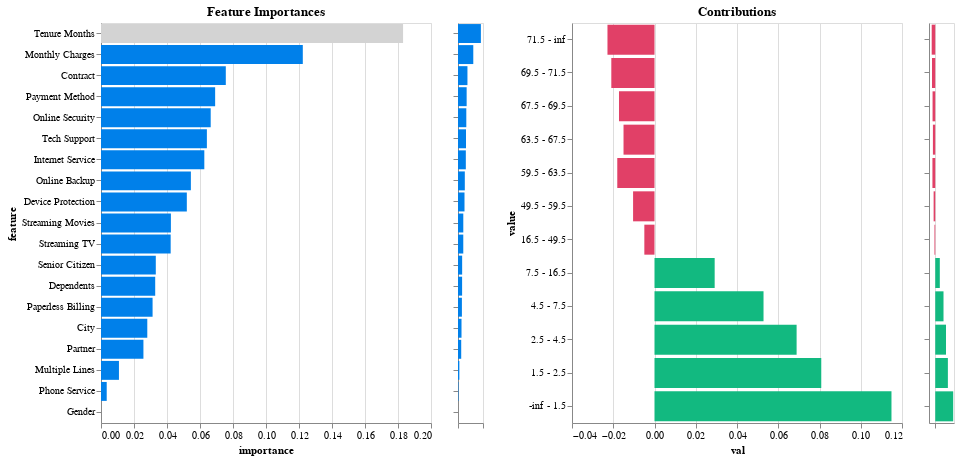

Notebook source saved alongside this figure:
### Markdown cell above
## 4. Model Interpretability and Explainability
Following training, the `model.explain()` method is called to generate insights into the model's decision-making process. This step is crucial for understanding the factors that influence the model's predictions and ensuring that the model's behaviour is transparent and explainable.

### Code cell
model.explain()

### Figure 1 — Vega-Lite specification as saved in the notebook (floating-point values rounded to 4 significant figures)
{"config": {"view": {"continuousWidth": 300, "continuousHeight": 300}}, "hconcat": [{"mark": {"type": "bar", "color": "#0080ea"}, "encoding": {"color": {"condition": {"param": "param_1", "value": "lightgray"}, "value": "#0080ea"}, "tooltip": {"field": "importance_label", "type": "nominal"}, "x": {"field": "importance", "type": "quantitative"}, "y": {"field": "feature", "sort": {"field": "importance", "order": "descending"}, "type": "nominal"}}, "height": 400, "name": "view_1", "title": "Feature Importances", "transform": [{"filter": {"param": "param_2"}}], "width": 330}, {"mark": {"type": "bar", "color": "#0080ea"}, "encoding": {"x": {"axis": {"labels": false, "title": null}, "field": "importance", "type": "quantitative"}, "y": {"axis": {"labels": false, "title": null}, "field": "feature", "sort": "-x", "type": "nominal"}}, "height": 400, "name": "view_2", "width": 25}, {"data": {"name": "data-d262bab567abf52f509016636cb25529"}, "mark": {"type": "bar", "color": "#e14067"}, "encoding": {"color": {"condition": {"test": "(datum.contribution < 0)", "value": "#e14067"}, "value": "#12b980"}, "tooltip": {"field": "score_label", "type": "nominal"}, "x": {"field": "val", "type": "quantitative"}, "y": {"field": "value", "sort": {"field": "index", "order": "descending"}, "type": "nominal"}}, "height": 400, "name": "view_3", "title": "Contributions", "transform": [{"fold": ["contribution", "mean", "frequency"], "as": ["column", "val"]}, {"filter": {"param": "Select"}}, {"filter": {"param": "param_1"}}, {"filter": {"param": "param_3"}}], "width": 330}, {"data": {"name": "data-d262bab567abf52f509016636cb25529"}, "mark": {"type": "bar", "color": "#e14067"}, "encoding": {"color": {"condition": {"test": "(datum.contribution < 0)", "value": "#e14067"}, "value": "#12b980"}, "x": {"axis": {"labels": false, "title": null}, "field": "contribution", "type": "quantitative"}, "y": {"axis": {"labels": false, "title": null}, "field": "value", "sort": {"field": "index", "order": "descending"}, "type": "nominal"}}, "height": 400, "name": "view_4", "transform": [{"filter": {"param": "param_1"}}], "width": 25}], "data": {"name": "data-7b4e98f93a7266e959f3d5bb0eb8d6dd"}, "params": [{"name": "param_1", "select": {"type": "point", "fields": ["feature"]}, "value": "Tenure Months", "views": ["view_1"]}, {"name": "Select", "select": {"type": "point", "fields": ["column"]}, "bind": {"input": "select", "options": ["contribution", "mean", "frequency"]}, "value": "contribution", "views": ["view_1", "view_3"]}, {"name": "param_2", "select": {"type": "interval", "encodings": ["y"]}, "views": ["view_2"]}, {"name": "param_3", "select": {"type": "interval", "encodings": ["y"]}, "views": ["view_4"]}], "$schema": "https://vega.github.io/schema/vega-lite/v5.8.0.json", "datasets": {"data-7b4e98f93a7266e959f3d5bb0eb8d6dd": [{"feature": "Gender", "importance": 0.0, "importance_label": "0.0%"}, {"feature": "Phone Service", "importance": 0.003463, "importance_label": "0.3%"}, {"feature": "Multiple Lines", "importance": 0.01088, "importance_label": "1.1%"}, {"feature": "Partner", "importance": 0.02571, "importance_label": "2.6%"}, {"feature": "City", "importance": 0.02806, "importance_label": "2.8%"}, {"feature": "Paperless Billing", "importance": 0.03126, "importance_label": "3.1%"}, {"feature": "Dependents", "importance": 0.03285, "importance_label": "3.3%"}, {"feature": "Senior Citizen", "importance": 0.03321, "importance_label": "3.3%"}, {"feature": "Streaming TV", "importance": 0.04223, "importance_label": "4.2%"}, {"feature": "Streaming Movies", "importance": 0.04237, "importance_label": "4.2%"}, {"feature": "Device Protection", "importance": 0.05202, "importance_label": "5.2%"}, {"feature": "Online Backup", "importance": 0.05447, "importance_label": "5.4%"}, {"feature": "Internet Service", "importance": 0.06262, "importance_label": "6.3%"}, {"feature": "Tech Support", "importance": 0.06417, "importance_label": "6.4%"}, {"feature": "Online Security", "importance": 0.06649, "importance_label": "6.6%"}, {"feature": "Payment Method", "importance": 0.06918, "importance_label": "6.9%"}, {"feature": "Contract", "importance": 0.07564, "importance_label": "7.6%"}, {"feature": "Monthly Charges", "importance": 0.1223, "importance_label": "12.2%"}, {"feature": "Tenure Months", "importance": 0.1831, "importance_label": "18.3%"}], "data-d262bab567abf52f509016636cb25529": [{"index": 0, "value": "bakersfield", "contribution": -0.01482, "mean": 0.04167, "frequency": 0.005087, "feature": "City", "score_label": "-1.5"}, {"index": 0, "value": "corona", "contribution": -0.01482, "mean": 0.1176, "frequency": 0.003603, "feature": "City", "score_label": "-1.5"}, {"index": 0, "value": "whittier", "contribution": -0.01482, "mean": 0.125, "frequency": 0.005087, "feature": "City", "score_label": "-1.5"}, {"index": 0, "value": "chula vista", "contribution": -0.01482, "mean": 0.125, "frequency": 0.003391, "feature": "City", "score_label": "-1.5"}, {"index": 0, "value": "salinas", "contribution": -0.01482, "mean": 0.1538, "frequency": 0.002755, "feature": "City", "score_label": "-1.5"}, {"index": 1, "value": "orange", "contribution": -0.006041, "mean": 0.1538, "frequency": 0.002755, "feature": "City", "score_label": "-0.6"}, {"index": 1, "value": "santa ana", "contribution": -0.006041, "mean": 0.2, "frequency": 0.003179, "feature": "City", "score_label": "-0.6"}, {"index": 1, "value": "van nuys", "contribution": -0.006041, "mean": 0.2, "frequency": 0.003179, "feature": "City", "score_label": "-0.6"}, {"index": 1, "value": "long beach", "contribution": -0.006041, "mean": 0.2105, "frequency": 0.008054, "feature": "City", "score_label": "-0.6"}, {"index": 2, "value": "san jose", "contribution": -0.002094, "mean": 0.2297, "frequency": 0.01568, "feature": "City", "score_label": "-0.2"}, {"index": 2, "value": "garden grove", "contribution": -0.002094, "mean": 0.2308, "frequency": 0.002755, "feature": "City", "score_label": "-0.2"}, {"index": 2, "value": "escondido", "contribution": -0.002094, "mean": 0.2353, "frequency": 0.003603, "feature": "City", "score_label": "-0.2"}, {"index": 2, "value": "inglewood", "contribution": -0.002094, "mean": 0.2353, "frequency": 0.003603, "feature": "City", "score_label": "-0.2"}, {"index": 2, "value": "stockton", "contribution": -0.002094, "mean": 0.2414, "frequency": 0.006147, "feature": "City", "score_label": "-0.2"}, {"index": 2, "value": "santa monica", "contribution": -0.002094, "mean": 0.25, "frequency": 0.003391, "feature": "City", "score_label": "-0.2"}, {"index": 2, "value": "huntington beach", "contribution": -0.002094, "mean": 0.25, "frequency": 0.002543, "feature": "City", "score_label": "-0.2"}, {"index": 2, "value": "irvine", "contribution": -0.002094, "mean": 0.25, "frequency": 0.003391, "feature": "City", "score_label": "-0.2"}, {"index": 2, "value": "riverside", "contribution": -0.002094, "mean": 0.25, "frequency": 0.005087, "feature": "City", "score_label": "-0.2"}, {"index": 3, "value": "other", "contribution": -0.000453, "mean": 0.2556, "frequency": 0.7414, "feature": "City", "score_label": "-0.0"}, {"index": 4, "value": "rancho cucamonga", "contribution": 0.002825, "mean": 0.2667, "frequency": 0.003179, "feature": "City", "score_label": "0.3"}, {"index": 4, "value": "anaheim", "contribution": 0.002825, "mean": 0.2667, "frequency": 0.003179, "feature": "City", "score_label": "0.3"}, {"index": 4, "value": "glendale", "contribution": 0.002825, "mean": 0.2692, "frequency": 0.005511, "feature": "City", "score_label": "0.3"}, {"index": 4, "value": "sacramento", "contribution": 0.002825, "mean": 0.2692, "frequency": 0.01653, "feature": "City", "score_label": "0.3"}, {"index": 5, "value": "palo alto", "contribution": 0.008579, "mean": 0.2727, "frequency": 0.002331, "feature": "City", "score_label": "0.9"}, {"index": 5, "value": "berkeley", "contribution": 0.008579, "mean": 0.2857, "frequency": 0.004451, "feature": "City", "score_label": "0.9"}, {"index": 5, "value": "san francisco", "contribution": 0.008579, "mean": 0.2875, "frequency": 0.01696, "feature": "City", "score_label": "0.9"}, {"index": 6, "value": "santa rosa", "contribution": 0.0122, "mean": 0.2941, "frequency": 0.003603, "feature": "City", "score_label": "1.2"}, {"index": 6, "value": "los angeles", "contribution": 0.0122, "mean": 0.2967, "frequency": 0.0443, "feature": "City", "score_label": "1.2"}, {"index": 7, "value": "fresno", "contribution": 0.01425, "mean": 0.2979, "frequency": 0.009962, "feature": "City", "score_label": "1.4"}, {"index": 7, "value": "san bernardino", "contribution": 0.01425, "mean": 0.3, "frequency": 0.004239, "feature": "City", "score_label": "1.4"}, {"index": 7, "value": "oakland", "contribution": 0.01425, "mean": 0.303, "frequency": 0.006994, "feature": "City", "score_label": "1.4"}, {"index": 7, "value": "pasadena", "contribution": 0.01425, "mean": 0.3158, "frequency": 0.004027, "feature": "City", "score_label": "1.4"}, {"index": 8, "value": "san diego", "contribution": 0.02168, "mean": 0.3235, "frequency": 0.02162, "feature": "City", "score_label": "2.2"}, {"index": 8, "value": "moreno valley", "contribution": 0.02168, "mean": 0.3333, "frequency": 0.002543, "feature": "City", "score_label": "2.2"}, {"index": 9, "value": "burbank", "contribution": 0.04491, "mean": 0.3333, "frequency": 0.003815, "feature": "City", "score_label": "4.5"}, {"index": 9, "value": "santa cruz", "contribution": 0.04491, "mean": 0.3333, "frequency": 0.002543, "feature": "City", "score_label": "4.5"}, {"index": 9, "value": "newport beach", "contribution": 0.04491, "mean": 0.3333, "frequency": 0.002543, "feature": "City", "score_label": "4.5"}, {"index": 9, "value": "santa barbara", "contribution": 0.04491, "mean": 0.381, "frequency": 0.004451, "feature": "City", "score_label": "4.5"}, {"index": 9, "value": "north hollywood", "contribution": 0.04491, "mean": 0.4, "frequency": 0.003179, "feature": "City", "score_label": "4.5"}, {"index": 9, "value": "palmdale", "contribution": 0.04491, "mean": 0.4167, "frequency": 0.002543, "feature": "City", "score_label": "4.5"}, {"index": 9, "value": "torrance", "contribution": 0.04491, "mean": 0.4167, "frequency": 0.002543, "feature": "City", "score_label": "4.5"}, {"index": 9, "value": "modesto", "contribution": 0.04491, "mean": 0.5, "frequency": 0.004239, "feature": "City", "score_label": "4.5"}, {"index": 0, "value": "no", "contribution": -0.002608, "mean": 0.2332, "frequency": 0.8417, "feature": "Senior Citizen", "score_label": "-0.3"}, {"index": 1, "value": "yes", "contribution": 0.04857, "mean": 0.4043, "frequency": 0.1583, "feature": "Senior Citizen", "score_label": "4.9"}, {"index": 0, "value": "yes", "contribution": -0.006678, "mean": 0.1909, "frequency": 0.4852, "feature": "Partner", "score_label": "-0.7"}, {"index": 1, "value": "no", "contribution": 0.02205, "mean": 0.3256, "frequency": 0.5148, "feature": "Partner", "score_label": "2.2"}, {"index": 0, "value": "yes", "contribution": -0.01863, "mean": 0.06673, "frequency": 0.2319, "feature": "Dependents", "score_label": "-1.9"}, {"index": 1, "value": "no", "contribution": 0.01971, "mean": 0.3187, "frequency": 0.7681, "feature": "Dependents", "score_label": "2.0"}, {"index": 0, "value": "-inf - 1.5", "contribution": 0.1149, "mean": 0.6009, "frequency": 0.09135, "feature": "Tenure Months", "score_label": "11.5"}, {"index": 1, "value": "1.5 - 2.5", "contribution": 0.08086, "mean": 0.5, "frequency": 0.03222, "feature": "Tenure Months", "score_label": "8.1"}, {"index": 2, "value": "2.5 - 4.5", "contribution": 0.0689, "mean": 0.4646, "frequency": 0.05384, "feature": "Tenure Months", "score_label": "6.9"}, {"index": 3, "value": "4.5 - 7.5", "contribution": 0.05286, "mean": 0.417, "frequency": 0.05235, "feature": "Tenure Months", "score_label": "5.3"}, {"index": 4, "value": "7.5 - 16.5", "contribution": 0.02917, "mean": 0.3468, "frequency": 0.1314, "feature": "Tenure Months", "score_label": "2.9"}, {"index": 5, "value": "16.5 - 49.5", "contribution": -0.004928, "mean": 0.2091, "frequency": 0.3264, "feature": "Tenure Months", "score_label": "-0.5"}, {"index": 6, "value": "49.5 - 59.5", "contribution": -0.01039, "mean": 0.1524, "frequency": 0.1015, "feature": "Tenure Months", "score_label": "-1.0"}, {"index": 7, "value": "59.5 - 63.5", "contribution": -0.01805, "mean": 0.07282, "frequency": 0.04366, "feature": "Tenure Months", "score_label": "-1.8"}, {"index": 8, "value": "63.5 - 67.5", "contribution": -0.01502, "mean": 0.1043, "frequency": 0.04472, "feature": "Tenure Months", "score_label": "-1.5"}, {"index": 9, "value": "67.5 - 69.5", "contribution": -0.01721, "mean": 0.08148, "frequency": 0.02861, "feature": "Tenure Months", "score_label": "-1.7"}, {"index": 10, "value": "69.5 - 71.5", "contribution": -0.02094, "mean": 0.04278, "frequency": 0.03964, "feature": "Tenure Months", "score_label": "-2.1"}, {"index": 11, "value": "71.5 - inf", "contribution": -0.0228, "mean": 0.02344, "frequency": 0.05426, "feature": "Tenure Months", "score_label": "-2.3"}, {"index": 0, "value": "no", "contribution": -0.003853, "mean": 0.2203, "frequency": 0.09623, "feature": "Phone Service", "score_label": "-0.4"}, {"index": 1, "value": "yes", "contribution": 0.001437, "mean": 0.2645, "frequency": 0.9038, "feature": "Phone Service", "score_label": "0.1"}, {"index": 0, "value": "no phone service", "contribution": -0.003853, "mean": 0.2203, "frequency": 0.09623, "feature": "Multiple Lines", "score_label": "-0.4"}, {"index": 1, "value": "no", "contribution": -0.00143, "mean": 0.2454, "frequency": 0.4871, "feature": "Multiple Lines", "score_label": "-0.1"}, {"index": 2, "value": "yes", "contribution": 0.008971, "mean": 0.2869, "frequency": 0.4167, "feature": "Multiple Lines", "score_label": "0.9"}, {"index": 0, "value": "no", "contribution": -0.01776, "mean": 0.07583, "frequency": 0.2236, "feature": "Internet Service", "score_label": "-1.8"}, {"index": 1, "value": "dsl", "contribution": -0.007119, "mean": 0.1863, "frequency": 0.3412, "feature": "Internet Service", "score_label": "-0.7"}, {"index": 2, "value": "fiber optic", "contribution": 0.05153, "mean": 0.4131, "frequency": 0.4351, "feature": "Internet Service", "score_label": "5.2"}, {"index": 0, "value": "no internet service", "contribution": -0.01776, "mean": 0.07583, "frequency": 0.2236, "feature": "Online Security", "score_label": "-1.8"}, {"index": 1, "value": "yes", "contribution": -0.0113, "mean": 0.1429, "frequency": 0.2834, "feature": "Online Security", "score_label": "-1.1"}, {"index": 2, "value": "no", "contribution": 0.05098, "mean": 0.4114, "frequency": 0.493, "feature": "Online Security", "score_label": "5.1"}, {"index": 0, "value": "no internet service", "contribution": -0.01776, "mean": 0.07583, "frequency": 0.2236, "feature": "Online Backup", "score_label": "-1.8"}, {"index": 1, "value": "yes", "contribution": -0.004548, "mean": 0.213, "frequency": 0.3412, "feature": "Online Backup", "score_label": "-0.5"}, {"index": 2, "value": "no", "contribution": 0.04446, "mean": 0.3921, "frequency": 0.4351, "feature": "Online Backup", "score_label": "4.4"}, {"index": 0, "value": "no internet service", "contribution": -0.01776, "mean": 0.07583, "frequency": 0.2236, "feature": "Device Protection", "score_label": "-1.8"}, {"index": 1, "value": "yes", "contribution": -0.003605, "mean": 0.2228, "frequency": 0.3472, "feature": "Device Protection", "score_label": "-0.4"}, {"index": 2, "value": "no", "contribution": 0.04263, "mean": 0.3867, "frequency": 0.4292, "feature": "Device Protection", "score_label": "4.3"}, {"index": 0, "value": "no internet service", "contribution": -0.01776, "mean": 0.07583, "frequency": 0.2236, "feature": "Tech Support", "score_label": "-1.8"}, {"index": 1, "value": "yes", "contribution": -0.00981, "mean": 0.1584, "frequency": 0.2944, "feature": "Tech Support", "score_label": "-1.0"}, {"index": 2, "value": "no", "contribution": 0.04986, "mean": 0.4081, "frequency": 0.482, "feature": "Tech Support", "score_label": "5.0"}, {"index": 0, "value": "no internet service", "contribution": -0.01776, "mean": 0.07583, "frequency": 0.2236, "feature": "Streaming TV", "score_label": "-1.8"}, {"index": 1, "value": "yes", "contribution": 0.01123, "mean": 0.2936, "frequency": 0.3769, "feature": "Streaming TV", "score_label": "1.1"}, {"index": 2, "value": "no", "contribution": 0.02422, "mean": 0.3321, "frequency": 0.3995, "feature": "Streaming TV", "score_label": "2.4"}, {"index": 0, "value": "no internet service", "contribution": -0.01776, "mean": 0.07583, "frequency": 0.2236, "feature": "Streaming Movies", "score_label": "-1.8"}, {"index": 1, "value": "yes", "contribution": 0.01092, "mean": 0.2927, "frequency": 0.3838, "feature": "Streaming Movies", "score_label": "1.1"}, {"index": 2, "value": "no", "contribution": 0.02476, "mean": 0.3337, "frequency": 0.3925, "feature": "Streaming Movies", "score_label": "2.5"}, {"index": 0, "value": "two year", "contribution": -0.02246, "mean": 0.027, "frequency": 0.2433, "feature": "Contract", "score_label": "-2.2"}, {"index": 1, "value": "one year", "contribution": -0.01402, "mean": 0.1147, "frequency": 0.2126, "feature": "Contract", "score_label": "-1.4"}, {"index": 2, "value": "month-to-month", "contribution": 0.05438, "mean": 0.4215, "frequency": 0.5441, "feature": "Contract", "score_label": "5.4"}, {"index": 0, "value": "no", "contribution": -0.01002, "mean": 0.1562, "frequency": 0.4112, "feature": "Paperless Billing", "score_label": "-1.0"}, {"index": 1, "value": "yes", "contribution": 0.02452, "mean": 0.333, "frequency": 0.5888, "feature": "Paperless Billing", "score_label": "2.5"}, {"index": 0, "value": "credit card (automatic)", "contribution": -0.01145, "mean": 0.1413, "frequency": 0.2175, "feature": "Payment Method", "score_label": "-1.1"}, {"index": 1, "value": "bank transfer (automatic)", "contribution": -0.009043, "mean": 0.1663, "frequency": 0.2204, "feature": "Payment Method", "score_label": "-0.9"}, {"index": 2, "value": "mailed check", "contribution": -0.006188, "mean": 0.196, "frequency": 0.2336, "feature": "Payment Method", "score_label": "-0.6"}, {"index": 3, "value": "electronic check", "contribution": 0.06323, "mean": 0.4477, "frequency": 0.3285, "feature": "Payment Method", "score_label": "6.3"}, {"index": 0, "value": "-inf - 19.425", "contribution": -0.01736, "mean": 0.08, "frequency": 0.02649, "feature": "Monthly Charges", "score_label": "-1.7"}, {"index": 1, "value": "19.425 - 19.675", "contribution": -0.01644, "mean": 0.08955, "frequency": 0.0284, "feature": "Monthly Charges", "score_label": "-1.6"}, {"index": 2, "value": "19.675 - 19.925", "contribution": -0.01485, "mean": 0.1061, "frequency": 0.02798, "feature": "Monthly Charges", "score_label": "-1.5"}, {"index": 3, "value": "19.925 - 20.125", "contribution": -0.0188, "mean": 0.06504, "frequency": 0.02607, "feature": "Monthly Charges", "score_label": "-1.9"}, {"index": 4, "value": "20.125 - 20.425", "contribution": -0.01465, "mean": 0.1081, "frequency": 0.03137, "feature": "Monthly Charges", "score_label": "-1.5"}, {"index": 5, "value": "20.425 - 23.575", "contribution": -0.01549, "mean": 0.09938, "frequency": 0.03412, "feature": "Monthly Charges", "score_label": "-1.5"}, {"index": 6, "value": "23.575 - 25.025", "contribution": -0.01746, "mean": 0.07895, "frequency": 0.03222, "feature": "Monthly Charges", "score_label": "-1.7"}, {"index": 7, "value": "25.025 - 29.475", "contribution": -0.01503, "mean": 0.1042, "frequency": 0.03052, "feature": "Monthly Charges", "score_label": "-1.5"}, {"index": 8, "value": "29.475 - 50.875", "contribution": 0.014, "mean": 0.3018, "frequency": 0.1075, "feature": "Monthly Charges", "score_label": "1.4"}, {"index": 9, "value": "50.875 - 56.0", "contribution": -0.002001, "mean": 0.2395, "frequency": 0.05045, "feature": "Monthly Charges", "score_label": "-0.2"}, {"index": 10, "value": "56.0 - 61.425", "contribution": -0.01576, "mean": 0.09659, "frequency": 0.0373, "feature": "Monthly Charges", "score_label": "-1.6"}, {"index": 11, "value": "61.425 - 68.825", "contribution": -0.01385, "mean": 0.1164, "frequency": 0.04006, "feature": "Monthly Charges", "score_label": "-1.4"}, {"index": 12, "value": "68.825 - 74.425", "contribution": 0.0486, "mean": 0.4044, "frequency": 0.07758, "feature": "Monthly Charges", "score_label": "4.9"}, {"index": 13, "value": "74.425 - 80.525", "contribution": 0.0381, "mean": 0.3732, "frequency": 0.09029, "feature": "Monthly Charges", "score_label": "3.8"}, {"index": 14, "value": "80.525 - 106.775", "contribution": 0.03526, "mean": 0.3648, "frequency": 0.3073, "feature": "Monthly Charges", "score_label": "3.5"}, {"index": 15, "value": "106.775 - inf", "contribution": -0.009467, "mean": 0.1619, "frequency": 0.05235, "feature": "Monthly Charges", "score_label": "-0.9"}]}}
